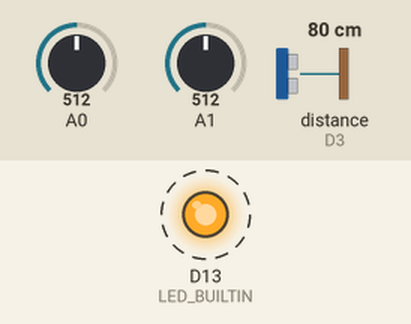
This sketch was run on a simulated Arduino Nano 33 IoT. Parts: output pins drawn as LEDs (lit = HIGH). Dashed ring = blinking. The inputs (shaded band) are chosen by the test bench; at power-on: A0 = 512, A1 = 512, distance to the obstacle (sensor on D3) 80 cm. The echo pulse lasts 58.3 µs per cm; nothing arrives over Bluetooth unless stated; a phone connects over Bluetooth LE 3 s after start; what the sketch prints to the serial monitor is not drawn.

Above: at 0.7 s.
Timing chart, 0 to 3.3 s (numbered marks = the images above):
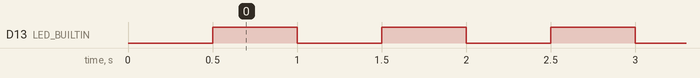

Measured:
- by itself, D13 (LED_BUILTIN): alternates HIGH for 0.50 s and LOW for 0.50 s

The sketch:

BearFit.ino
```cpp
#include <HCSR04.h>
#include <ArduinoBLE.h>
#include "ble_functions.h"

#define TRIGGER_PIN 2
#define ECHO_PIN 3

// Create the distance sensor object
UltraSonicDistanceSensor distanceSensor(TRIGGER_PIN, ECHO_PIN);

// Global variables
int sensorValue0;
int sensorValue1;

const int BUZZER_PIN = 11;       // Pin for haptic feedback buzzer
const int LED_PIN = LED_BUILTIN; // Status LED pin

float distance = 0.0f;          // Current distance in cm
float smoothedDistance = 0.0f;  // Filtered distance
unsigned long lastDistanceReadTime = 0;
unsigned int distanceReadInterval = 30;  // Time between reads in milliseconds

//Name your controller!
const char* deviceName = "BearFit";
// Movement state tracking
int currentMovement = 0;         // Current movement value (0=none, 1=up, 2=down, 3=handshake)

// Rolling average variables for distance
const int DISTANCE_AVERAGE_WINDOW = 5;
float distanceReadings[DISTANCE_AVERAGE_WINDOW];
int distanceReadIndex = 0;
float distanceTotalValue = 0;

// Function to initialize the rolling average array
void initializeDistanceAverage() {
  for (int i = 0; i < DISTANCE_AVERAGE_WINDOW; i++) {
    distanceReadings[i] = 0;
  }
  distanceTotalValue = 0;
  distanceReadIndex = 0;
}

// Function to update rolling average with new value
void updateDistanceAverage(float newValue) {
  // Only update if we have a valid reading
  if (newValue > 0) {
    // Subtract the oldest reading from the total
    distanceTotalValue = distanceTotalValue - distanceReadings[distanceReadIndex];
    // Add the new reading to the array
    distanceReadings[distanceReadIndex] = newValue;
    // Add the new reading to the total
    distanceTotalValue = distanceTotalValue + newValue;
    // Advance to the next position in the array
    distanceReadIndex = (distanceReadIndex + 1) % DISTANCE_AVERAGE_WINDOW;
    // Calculate the average
    smoothedDistance = distanceTotalValue / DISTANCE_AVERAGE_WINDOW;
  }
}

// Function to read distance sensor and update the global value
void readDistance() {
  unsigned long currentTime = millis();
  if (currentTime - lastDistanceReadTime >= distanceReadInterval) {
    // Read the distance
    float newDistance = distanceSensor.measureDistanceCm();

    // Update values if reading is valid
    if (newDistance > 0) {  // Basic error checking
      distance = newDistance;
      updateDistanceAverage(distance);
    }

    // Print the values
    printDistanceValues();

    // Update the last read time
    lastDistanceReadTime = currentTime;
  }
}

// Function to print distance values
void printDistanceValues() {
  printPresureValue();
  Serial.print("Distance Smoothed: ");
  Serial.print(smoothedDistance);
  Serial.println(" cm");
  Serial.println();
}

void printPresureValue(){
  sensorValue0 = analogRead(A0);  // read the input on analog pin
  Serial.print(sensorValue0);     // print the value
  Serial.print(", ");             // print a comma and space

  sensorValue1 = analogRead(A1);  // read the input on analog pin
  Serial.print(sensorValue1);     // print the value
  Serial.print(", ");             // print a comma and space
}


// the setup routine runs once when you press reset:
void setup() {
  // initialize serial communication at 9600 bits per second:
  Serial.begin(9600);
  Serial.println("Distance Sensor test!");
  // Initialize Bluetooth Low Energy with device name and status LED
  setupBLE(deviceName, LED_PIN);
  // Initialize the rolling average
  initializeDistanceAverage();
}

// the loop routine runs over and over again forever:
void loop() {
  readDistance();
  // Update BLE connection status and handle incoming data
  updateBLE();

  //read the inputs te determine the current state
  //results in changing the value of currentMovement
  handleInput();

  //send the movement state to P5
  sendMovement(currentMovement);

}

void handleInput(){
  if(smoothedDistance > 45){
    currentMovement = 2;        // UP movement
    Serial.println("DOWN");
  }
  else if(25 < smoothedDistance && smoothedDistance < 45){
    currentMovement = 0;         // No movement
    Serial.println("NO");
  }
  else{
    currentMovement = 1;         // DOWN movement
    Serial.println("UP");
  }
}
```

ble_functions.h
```cpp
 /* Handshake Process:
 * 1. On connection, controller sends value 3
 * 2. Central device responds with value 3
 * 3. Controller marks handshake as complete
 * 4. Normal movement values (0,1,2) can now be sent
*/


#include <ArduinoBLE.h>

const char* SERVICE_UUID = "19b10010-e8f2-537e-4f6c-d104768a1214";
const char* CHARACTERISTIC_UUID = "19b10011-e8f2-537e-4f6c-d104768a1214";

BLEService pongService(SERVICE_UUID);
BLEByteCharacteristic movementCharacteristic(CHARACTERISTIC_UUID, BLERead | BLENotify | BLEWrite);

int statusLedPin;
unsigned long lastConnectionAttempt = 0;
unsigned long lastLedToggle = 0;
unsigned long lastNotificationTime = 0;
const unsigned long CONNECTION_RETRY_INTERVAL = 2000;
const unsigned long LED_BLINK_INTERVAL = 500;
const unsigned long MIN_NOTIFICATION_INTERVAL = 20;
bool ledState = false;
bool serviceStarted = false;
bool handshakeComplete = false;

// Buffer for notification management
int lastSentValue = 0;
bool valueChanged = false;

void onBLEConnected(BLEDevice central) {
  Serial.print("Connected to central: ");
  Serial.println(central.address());
  digitalWrite(statusLedPin, HIGH);
  handshakeComplete = false;  // Reset handshake state on new connection
  lastSentValue = 3;  // Force initial handshake message
  valueChanged = true;
}

void onBLEDisconnected(BLEDevice central) {
  Serial.print("Disconnected from central: ");
  Serial.println(central.address());
  lastSentValue = 0;
  valueChanged = false;
  handshakeComplete = false;
}

void onCharacteristicWritten(BLEDevice central, BLECharacteristic characteristic) {
  if (characteristic.uuid() == CHARACTERISTIC_UUID) {
    byte value = movementCharacteristic.value();
    if (value == 3) {
      handshakeComplete = true;
    }
  }
}

void setupBLE(const char* deviceName, int ledPin) {
  statusLedPin = ledPin;
  pinMode(statusLedPin, OUTPUT);

  // Initialize BLE with retry
  for (int i = 0; i < 3; i++) {
    if (BLE.begin()) {
      break;
    }
    delay(500);
    if (i == 2) {
      while (1) {
        digitalWrite(statusLedPin, HIGH);
        delay(100);
        digitalWrite(statusLedPin, LOW);
        delay(100);
      }
    }
  }

  // Reset BLE state
  BLE.disconnect();
  delay(100);
  BLE.stopAdvertise();
  delay(100);

  // Configure BLE parameters
  BLE.setEventHandler(BLEConnected, onBLEConnected);
  BLE.setEventHandler(BLEDisconnected, onBLEDisconnected);
  movementCharacteristic.setEventHandler(BLEWritten, onCharacteristicWritten);

  BLE.setLocalName(deviceName);
  BLE.setAdvertisedServiceUuid(pongService.uuid());
  BLE.setConnectionInterval(8, 16);
  BLE.setPairable(false);
  BLE.setAdvertisingInterval(80);

  pongService.addCharacteristic(movementCharacteristic);
  BLE.addService(pongService);

  movementCharacteristic.writeValue(0);
  delay(100);

  serviceStarted = true;
  BLE.advertise();
  Serial.println("BLE setup complete - Advertising started");
}

bool isConnected() {
  return serviceStarted && BLE.connected() && movementCharacteristic.subscribed() && handshakeComplete;
}

void updateLED() {
  if (!isConnected()) {
    unsigned long currentTime = millis();
    if (currentTime - lastLedToggle >= LED_BLINK_INTERVAL) {
      ledState = !ledState;
      digitalWrite(statusLedPin, ledState);
      lastLedToggle = currentTime;
    }
  }
}

void updateBLE() {
  BLE.poll();
  updateLED();
}

void sendMovement(int movement) {
  if (!BLE.connected() || !movementCharacteristic.subscribed()) {
    return;
  }

  // If not handshake complete, keep sending handshake message
  if (!handshakeComplete) {
    movement = 3;
  }

  unsigned long currentTime = millis();

  // Check if value has changed
  if (movement != lastSentValue) {
    valueChanged = true;
  }

  // Only send if value changed and enough time has passed
  if (valueChanged && (currentTime - lastNotificationTime >= MIN_NOTIFICATION_INTERVAL)) {
    if (movementCharacteristic.writeValue(movement)) {
      lastSentValue = movement;
      lastNotificationTime = currentTime;
      valueChanged = false;
    }
  }
}
```
